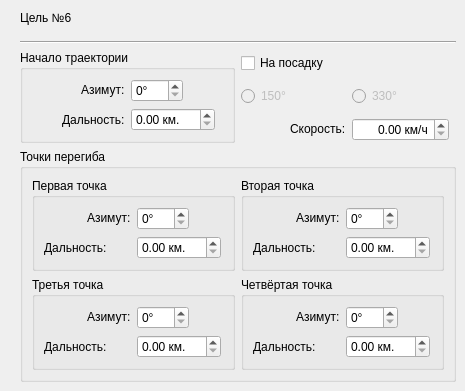
    <widget class="QWidget" name="page_3">
     <widget class="QWidget" name="layoutWidget_7">
      <property name="geometry">
       <rect>
        <x>20</x>
        <y>0</y>
        <width>436</width>
        <height>382</height>
       </rect>
      </property>
      <layout class="QGridLayout" name="LayoutTarget6">
       <item row="0" column="0" alignment="Qt::AlignLeft">
        <widget class="QLabel" name="LabelTarget6">
         <property name="text">
          <string>Цель №6</string>
         </property>
        </widget>
       </item>
       <item row="1" column="0">
        <widget class="Line" name="Line6">
         <property name="orientation">
          <enum>Qt::Horizontal</enum>
         </property>
        </widget>
       </item>
       <item row="2" column="0">
        <layout class="QGridLayout" name="LayoutTrajectoryStart5_2">
         <item row="0" column="0">
          <widget class="QGroupBox" name="TargetStart6">
           <property name="title">
            <string>Начало траектории</string>
           </property>
           <layout class="QGridLayout" name="gridLayout_8">
            <item row="0" column="0">
             <layout class="QGridLayout" name="LayoutAzimuthRangeStart6">
              <item row="0" column="0" alignment="Qt::AlignRight|Qt::AlignVCenter">
               <widget class="QLabel" name="LabelTargetAzimuthStart6">
                <property name="text">
                 <string>Азимут:</string>
                </property>
               </widget>
              </item>
              <item row="0" column="1" alignment="Qt::AlignLeft|Qt::AlignVCenter">
               <widget class="QSpinBox" name="TargetAzimuthStart6">
                <property name="suffix">
                 <string>°</string>
                </property>
                <property name="maximum">
                 <number>360</number>
                </property>
               </widget>
              </item>
              <item row="1" column="1" alignment="Qt::AlignLeft|Qt::AlignVCenter">
               <widget class="QDoubleSpinBox" name="TargetRangeStart6">
                <property name="suffix">
                 <string> км.</string>
                </property>
                <property name="maximum">
                 <double>150.000000000000000</double>
                </property>
               </widget>
              </item>
              <item row="1" column="0" alignment="Qt::AlignRight">
               <widget class="QLabel" name="LabelTargetRangeStart6">
                <property name="text">
                 <string>Дальность:</string>
                </property>
               </widget>
              </item>
             </layout>
            </item>
           </layout>
          </widget>
         </item>
         <item row="0" column="1">
          <layout class="QGridLayout" name="LayoutOptions6">
           <item row="1" column="0">
            <layout class="QGridLayout" name="LayoutSide6">
             <item row="0" column="0" alignment="Qt::AlignLeft|Qt::AlignVCenter">
              <widget class="QRadioButton" name="TargetGoHome1506">
               <property name="enabled">
                <bool>false</bool>
               </property>
               <property name="text">
                <string>150°</string>
               </property>
              </widget>
             </item>
             <item row="0" column="1" alignment="Qt::AlignLeft|Qt::AlignVCenter">
              <widget class="QRadioButton" name="TargetGoHome3306">
               <property name="enabled">
                <bool>false</bool>
               </property>
               <property name="text">
                <string>330°</string>
               </property>
              </widget>
             </item>
            </layout>
           </item>
           <item row="0" column="0" alignment="Qt::AlignLeft|Qt::AlignVCenter">
            <widget class="QCheckBox" name="TargetGoHome6">
             <property name="cursor">
              <cursorShape>PointingHandCursor</cursorShape>
             </property>
             <property name="text">
              <string>На посадку</string>
             </property>
            </widget>
           </item>
           <item row="2" column="0">
            <layout class="QGridLayout" name="LayoutSpeed6">
             <item row="0" column="1" alignment="Qt::AlignLeft|Qt::AlignVCenter">
              <widget class="QDoubleSpinBox" name="TargetSpeed6">
               <property name="alignment">
                <set>Qt::AlignRight|Qt::AlignTrailing|Qt::AlignVCenter</set>
               </property>
               <property name="suffix">
                <string> км/ч</string>
               </property>
               <property name="maximum">
                <double>1200.000000000000000</double>
               </property>
              </widget>
             </item>
             <item row="0" column="0" alignment="Qt::AlignRight|Qt::AlignVCenter">
              <widget class="QLabel" name="LabelSpeedTarget6">
               <property name="text">
                <string>Скорость:</string>
               </property>
              </widget>
             </item>
            </layout>
           </item>
          </layout>
         </item>
        </layout>
       </item>
       <item row="3" column="0">
        <widget class="QGroupBox" name="TargetExtremums6">
         <property name="title">
          <string>Точки перегиба</string>
         </property>
         <layout class="QGridLayout" name="gridLayout_41">
          <item row="0" column="0">
           <widget class="QGroupBox" name="TargetExtremumFirst6">
            <property name="title">
             <string>Первая точка</string>
            </property>
            <layout class="QGridLayout" name="gridLayout_42">
             <item row="0" column="0">
              <layout class="QGridLayout" name="LayoutExtremumFirst6">
               <item row="0" column="0" alignment="Qt::AlignRight|Qt::AlignVCenter">
                <widget class="QLabel" name="LabelTargetAzimuthExtremumFirst6">
                 <property name="text">
                  <string>Азимут:</string>
                 </property>
                </widget>
               </item>
               <item row="0" column="1" alignment="Qt::AlignLeft|Qt::AlignVCenter">
                <widget class="QSpinBox" name="TargetAzimuthExtremumFirst6">
                 <property name="suffix">
                  <string>°</string>
                 </property>
                 <property name="maximum">
                  <number>360</number>
                 </property>
                </widget>
               </item>
               <item row="1" column="0">
                <widget class="QLabel" name="LabelTargetRangeExtremumFirst6">
                 <property name="text">
                  <string>Дальность:</string>
                 </property>
                </widget>
               </item>
               <item row="1" column="1" alignment="Qt::AlignLeft|Qt::AlignVCenter">
                <widget class="QDoubleSpinBox" name="TargetRangeExtremumFirst6">
                 <property name="suffix">
                  <string> км.</string>
                 </property>
                 <property name="maximum">
                  <double>150.000000000000000</double>
                 </property>
                </widget>
               </item>
              </layout>
             </item>
            </layout>
           </widget>
          </item>
          <item row="0" column="1">
           <widget class="QGroupBox" name="TargetExtremumSecond6">
            <property name="title">
             <string>Вторая точка</string>
            </property>
            <layout class="QGridLayout" name="gridLayout_43">
             <item row="0" column="0">
              <layout class="QGridLayout" name="LayoutExtremumSecond6">
               <item row="0" column="0" alignment="Qt::AlignRight|Qt::AlignVCenter">
                <widget class="QLabel" name="LabelTargetAzimuthExtremumSecond6">
                 <property name="text">
                  <string>Азимут:</string>
                 </property>
                </widget>
               </item>
               <item row="0" column="1" alignment="Qt::AlignLeft|Qt::AlignVCenter">
                <widget class="QSpinBox" name="TargetAzimuthExtremumSecond6">
                 <property name="suffix">
                  <string>°</string>
                 </property>
                 <property name="maximum">
                  <number>360</number>
                 </property>
                </widget>
               </item>
               <item row="1" column="0">
                <widget class="QLabel" name="LabelTargetRangeExtremumSecond6">
                 <property name="text">
                  <string>Дальность:</string>
                 </property>
                </widget>
               </item>
               <item row="1" column="1" alignment="Qt::AlignLeft|Qt::AlignVCenter">
                <widget class="QDoubleSpinBox" name="TargetRangeExtremumSecond6">
                 <property name="suffix">
                  <string> км.</string>
                 </property>
                 <property name="maximum">
                  <double>150.000000000000000</double>
                 </property>
                </widget>
               </item>
              </layout>
             </item>
            </layout>
           </widget>
          </item>
          <item row="1" column="0">
           <widget class="QGroupBox" name="TargetExtremumThird6">
            <property name="title">
             <string>Третья точка</string>
            </property>
            <layout class="QGridLayout" name="gridLayout_44">
             <item row="0" column="0">
              <layout class="QGridLayout" name="LayoutExtremumThird6">
               <item row="0" column="0" alignment="Qt::AlignRight|Qt::AlignVCenter">
                <widget class="QLabel" name="LabelTargetAzimuthExtremumThird6">
                 <property name="text">
                  <string>Азимут:</string>
                 </property>
                </widget>
               </item>
               <item row="0" column="1" alignment="Qt::AlignLeft|Qt::AlignVCenter">
                <widget class="QSpinBox" name="TargetAzimuthExtremumThird6">
                 <property name="suffix">
                  <string>°</string>
                 </property>
                 <property name="maximum">
                  <number>360</number>
                 </property>
                </widget>
               </item>
               <item row="1" column="0">
                <widget class="QLabel" name="LabelTargetRangeExtremumThird6">
                 <property name="text">
                  <string>Дальность:</string>
                 </property>
                </widget>
               </item>
               <item row="1" column="1" alignment="Qt::AlignLeft|Qt::AlignVCenter">
                <widget class="QDoubleSpinBox" name="TargetRangeExtremumThird6">
                 <property name="suffix">
                  <string> км.</string>
                 </property>
                 <property name="maximum">
                  <double>150.000000000000000</double>
                 </property>
                </widget>
               </item>
              </layout>
             </item>
            </layout>
           </widget>
          </item>
          <item row="1" column="1">
           <widget class="QGroupBox" name="TargetExtremumFourth6">
            <property name="title">
             <string>Четвёртая точка</string>
            </property>
            <layout class="QGridLayout" name="gridLayout_45">
             <item row="0" column="0">
              <layout class="QGridLayout" name="LayoutExtremumFourth6">
               <item row="1" column="0">
                <widget class="QLabel" name="LabelTargetRangeExtremumFourth6">
                 <property name="text">
                  <string>Дальность:</string>
                 </property>
                </widget>
               </item>
               <item row="0" column="1" alignment="Qt::AlignLeft|Qt::AlignVCenter">
                <widget class="QSpinBox" name="TargetAzimuthExtremumFourth6">
                 <property name="suffix">
                  <string>°</string>
                 </property>
                 <property name="maximum">
                  <number>360</number>
                 </property>
                </widget>
               </item>
               <item row="0" column="0" alignment="Qt::AlignRight|Qt::AlignVCenter">
                <widget class="QLabel" name="LabelTargetAzimuthExtremumFourth6">
                 <property name="text">
                  <string>Азимут:</string>
                 </property>
                </widget>
               </item>
               <item row="1" column="1" alignment="Qt::AlignLeft|Qt::AlignVCenter">
                <widget class="QDoubleSpinBox" name="TargetRangeExtremumFourth6">
                 <property name="suffix">
                  <string> км.</string>
                 </property>
                 <property name="maximum">
                  <double>150.000000000000000</double>
                 </property>
                </widget>
               </item>
              </layout>
             </item>
            </layout>
           </widget>
          </item>
         </layout>
        </widget>
       </item>
      </layout>
     </widget>
    </widget>
